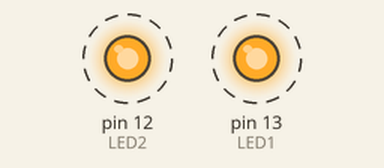
Recording of a sketch running on a simulated Arduino Uno, built with avr-gcc and run on an emulated ATmega328P. On the bench: output pins drawn as LEDs (lit = HIGH). Dashed ring = blinking.

Above: at 0.5 s.
Timing chart, 0 to 4.6 s (numbered marks = the images above):
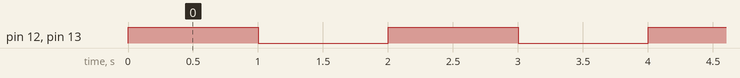

The sketch:

A1Q3.ino
```cpp
// A1Q3. To interface 2 LED with different colour and write a program to turn ON/OFF LED light at a same time.

#define LED1 13
#define LED2 12

void setup() {
  pinMode(LED1, OUTPUT);
  pinMode(LED2, OUTPUT);
}

void loop() {
  digitalWrite(LED1, HIGH);
  digitalWrite(LED2, HIGH);
  delay(1000);
  digitalWrite(LED1, LOW);
  digitalWrite(LED2, LOW);
  delay(1000);
}
```

Measured:
- by itself, pin 12 (LED2), pin 13 (LED1): alternates HIGH for 1.0 s and LOW for 1.0 s
